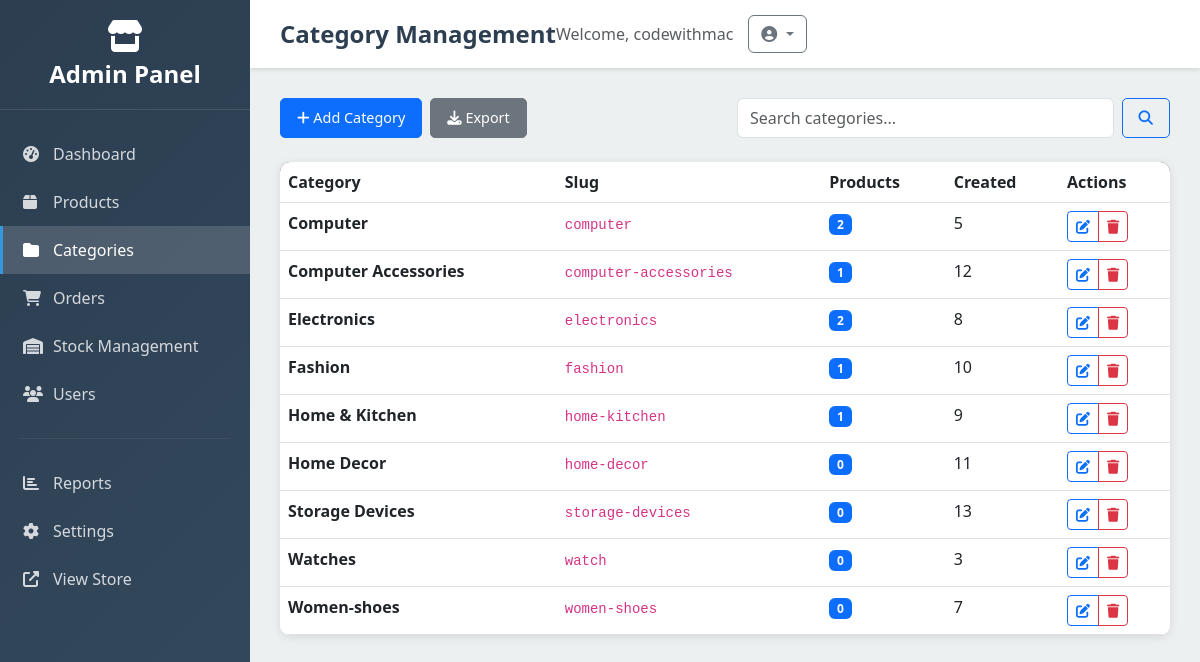
The page /dashboard/categories/ (signed in) on the database its author committed.
### products/models.py (models this page shows, shortened)
class Category(models.Model):
    name = models.CharField(max_length=255)
    slug = models.SlugField(unique=True)
    class Meta:
        ordering =('name',)

### core/admin_views.py (the view)
# urls.py: path('dashboard/categories/', admin_views.admin_category_list, name='admin_category_list'),
@login_required
@user_passes_test(is_admin)
def admin_category_list(request):
    categories = Category.objects.annotate(product_count=Count('product')).order_by('name')
    context = {
        'categories': categories,
    }
    return render(request, 'admin_management/category_list.html', context)

### cart/context_processors.py (called while the page is built)
def cart(request):
    return {'cart': Cart(request)}

### core/admin_views.py (called while the page is built)
def is_admin(user):
    return user.is_authenticated and (user.is_staff or user.is_superuser)

### templates/admin_management/category_list.html (shortened to what this page needs)
{% extends 'admin_management/base.html' %}
{% block page_title %}Category Management{% endblock %}
{% block content %}
<div class="row mb-4">
    <div class="col-md-6">
        <div class="d-flex gap-2">
            <a href="#" class="btn btn-admin btn-primary" onclick="showAddCategoryModal()">
                <i class="fas fa-plus"></i> Add Category
            </a>
            <button class="btn btn-admin btn-secondary" onclick="exportCategories()">
                <i class="fas fa-download"></i> Export
            </button>
        </div>
    </div>
    <div class="col-md-6">
        <form method="GET" class="d-flex gap-2" id="filterForm">
            <input type="text" name="search" class="form-control" placeholder="Search categories..." value="{{ request.GET.search }}" id="searchInput">
            <button type="submit" class="btn btn-admin btn-outline-primary">
                <i class="fas fa-search"></i>
            </button>
        </form>
    </div>
</div>
<div class="admin-table">
    <div class="table-responsive">
        <table class="table table-hover mb-0">
            <thead>
                <tr>
                    <th>Category</th>
                    <th>Slug</th>
                    <th>Products</th>
                    <th>Created</th>
                    <th>Actions</th>
                </tr>
            </thead>
            <tbody>
                {% for category in categories %}
                <tr>
                    <td>
                        <strong>{{ category.name }}</strong>
                    </td>
                    <td>
                        <code>{{ category.slug }}</code>
                    </td>
                    <td>
                        <span class="badge bg-primary">{{ category.product_count }}</span>
                    </td>
                    <td>{{ category.id|default:"N/A" }}</td>
                    <td>
                        <div class="btn-group btn-group-sm">
                            <button class="btn btn-outline-primary" onclick="editCategory({{ category.id }})" title="Edit">
                                <i class="fas fa-edit"></i>
                            </button>
                            <button class="btn btn-outline-danger" onclick="deleteCategory({{ category.id }})" title="Delete">
                                <i class="fas fa-trash"></i>
                            </button>
                        </div>
                    </td>
                </tr>
                {% endfor %}
            </tbody>
        </table>
    </div>
</div>
{% endblock %}

### templates/admin_management/base.html (shortened to what this page needs)
<!DOCTYPE html>
<html lang="en">
<head>
    <link href="https://cdn.jsdelivr.net/npm/bootstrap@5.3.0/dist/css/bootstrap.min.css" rel="stylesheet">
    <link rel="stylesheet" href="https://cdnjs.cloudflare.com/ajax/libs/font-awesome/6.4.0/css/all.min.css">
</head>
<body>
    <aside class="sidebar" id="sidebar">
        <div class="sidebar-header">
            <i class="fas fa-store fa-2x mb-2"></i>
            <h3>Admin Panel</h3>
        </div>
        <nav class="sidebar-menu">
            <a href="{% url 'admin_dashboard' %}" class="sidebar-item {% if request.resolver_match.url_name == 'admin_dashboard' %}active{% endif %}">
                <i class="fas fa-tachometer-alt"></i>
                Dashboard
            </a>
            <a href="{% url 'admin_product_list' %}" class="sidebar-item {% if 'product' in request.resolver_match.url_name %}active{% endif %}">
                <i class="fas fa-box"></i>
                Products
            </a>
            <a href="{% url 'admin_category_list' %}" class="sidebar-item {% if 'category' in request.resolver_match.url_name %}active{% endif %}">
                <i class="fas fa-folder"></i>
                Categories
            </a>
            <a href="{% url 'admin_order_list' %}" class="sidebar-item {% if 'order' in request.resolver_match.url_name %}active{% endif %}">
                <i class="fas fa-shopping-cart"></i>
                Orders
            </a>
            <a href="{% url 'admin_stock_list' %}" class="sidebar-item {% if 'stock' in request.resolver_match.url_name %}active{% endif %}">
                <i class="fas fa-warehouse"></i>
                Stock Management
            </a>
            <a href="{% url 'admin_user_list' %}" class="sidebar-item {% if 'user' in request.resolver_match.url_name %}active{% endif %}">
                <i class="fas fa-users"></i>
                Users
            </a>
            <hr style="border-color: rgba(255,255,255,0.2); margin: 20px;">
            <a href="{% url 'admin_reports' %}" class="sidebar-item">
                <i class="fas fa-chart-bar"></i>
                Reports
            </a>
            <a href="{% url 'admin_settings' %}" class="sidebar-item">
                <i class="fas fa-cog"></i>
                Settings
            </a>
            <a href="{% url 'frontpage' %}" class="sidebar-item">
                <i class="fas fa-external-link-alt"></i>
                View Store
            </a>
        </nav>
    </aside>
    <main class="main-content">
        <div class="top-bar">
            <h1 class="page-title">{% block page_title %}Admin Panel{% endblock %}</h1>
            <div class="user-menu">
                <span class="text-muted">Welcome, {{ user.username }}</span>
                <div class="dropdown">
                    <button class="btn btn-outline-secondary dropdown-toggle" type="button" data-bs-toggle="dropdown">
                        <i class="fas fa-user-circle"></i>
                    </button>
                </div>
            </div>
        </div>
        <div class="content-area">
            {% block content %}{% endblock %}
        </div>
    </main>
</body>
</html>

### templates/admin_management/base.html (style rules this page uses)
:root { --sidebar-width: 250px; --primary-color: #2c3e50; --secondary-color: #34495e; --accent-color: #3498db; --success-color: #27ae60; --warning-color: #f39c12; --danger-color: #e74c3c; --light-bg: #ecf0f1; --dark-text: #2c3e50; }
body { font-family: 'Segoe UI', Tahoma, Geneva, Verdana, sans-serif; background-color: var(--light-bg); }
.sidebar { position: fixed; top: 0; left: 0; height: 100vh; width: var(--sidebar-width); background: linear-gradient(135deg, var(--primary-color), var(--secondary-color)); color: white; z-index: 1000; overflow-y: auto; transition: transform 0.3s ease; }
.sidebar-header { padding: 20px; text-align: center; border-bottom: 1px solid rgba(255,255,255,0.1); }
.sidebar-header h3 { margin: 0; font-size: 1.5rem; font-weight: bold; }
.sidebar-menu { padding: 20px 0; }
.sidebar-item { padding: 12px 20px; display: flex; align-items: center; color: rgba(255,255,255,0.8); text-decoration: none; transition: all 0.3s ease; border-left: 3px solid transparent; }
.sidebar-item.active { background-color: rgba(255,255,255,0.15); color: white; border-left-color: var(--accent-color); }
.sidebar-item i { width: 20px; margin-right: 10px; }
.main-content { margin-left: var(--sidebar-width); min-height: 100vh; transition: margin-left 0.3s ease; }
.top-bar { background: white; padding: 15px 30px; box-shadow: 0 2px 4px rgba(0,0,0,0.1); display: flex; justify-content: between; align-items: center; }
.page-title { font-size: 1.5rem; font-weight: 600; color: var(--dark-text); margin: 0; }
.user-menu { display: flex; align-items: center; gap: 15px; }
.content-area { padding: 30px; }
.admin-table { background: white; border-radius: 10px; overflow: hidden; box-shadow: 0 2px 10px rgba(0,0,0,0.1); }
.admin-table thead { background: var(--primary-color); color: white; }
.btn-admin { padding: 8px 16px; border-radius: 5px; font-size: 0.9rem; transition: all 0.3s ease; }

### rows shown on the page
Category: name "Computer", slug "computer", product_count "2", id "5"
Category: name "Computer Accessories", slug "computer-accessories", product_count "1", id "12"
Category: name "Electronics", slug "electronics", product_count "2", id "8"
Category: name "Fashion", slug "fashion", product_count "1", id "10"
Category: name "Home & Kitchen", slug "home-kitchen", product_count "1", id "9"
Category: name "Home Decor", slug "home-decor", product_count "0", id "11"
Category: name "Storage Devices", slug "storage-devices", product_count "0", id "13"
Category: name "Watches", slug "watch", product_count "0", id "3"
Category: name "Women-shoes", slug "women-shoes", product_count "0", id "7"

### other values the page prints
{{ user.username }} "codewithmac"
